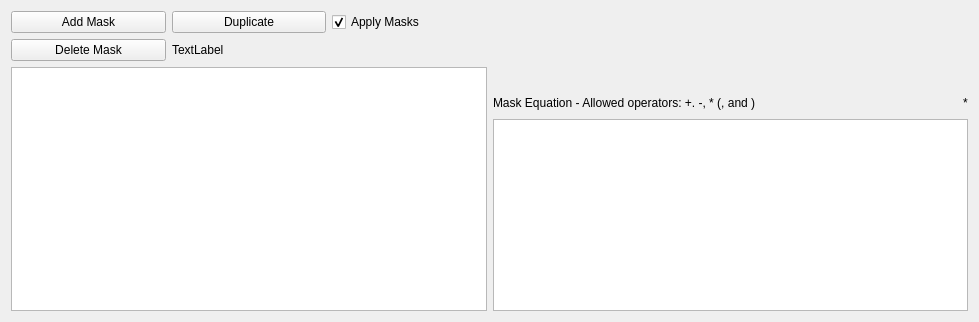
<?xml version="1.0" encoding="UTF-8"?>
<ui version="4.0">
 <class>Form</class>
 <widget class="QWidget" name="Form">
  <property name="geometry">
   <rect>
    <x>0</x>
    <y>0</y>
    <width>979</width>
    <height>322</height>
   </rect>
  </property>
  <property name="windowTitle">
   <string>Form</string>
  </property>
  <layout class="QGridLayout" name="gridLayout_3">
   <item row="0" column="0">
    <layout class="QGridLayout" name="gridLayout">
     <item row="1" column="0">
      <widget class="QListView" name="Mask_listView">
       <property name="alternatingRowColors">
        <bool>true</bool>
       </property>
       <property name="selectionMode">
        <enum>QAbstractItemView::ExtendedSelection</enum>
       </property>
      </widget>
     </item>
     <item row="0" column="0">
      <layout class="QGridLayout" name="gridLayout_2">
       <item row="0" column="0">
        <widget class="QPushButton" name="Mask_add_button_nonBlock">
         <property name="text">
          <string>Add Mask</string>
         </property>
        </widget>
       </item>
       <item row="0" column="1">
        <widget class="QPushButton" name="Mask_duplicate_button_nonBlock">
         <property name="text">
          <string>Duplicate</string>
         </property>
        </widget>
       </item>
       <item row="1" column="0">
        <widget class="QPushButton" name="Mask_delete_button_nonBlock">
         <property name="text">
          <string>Delete Mask</string>
         </property>
        </widget>
       </item>
       <item row="0" column="2">
        <widget class="QCheckBox" name="Mask_apply_checkbox_nonBlock">
         <property name="text">
          <string>Apply Masks</string>
         </property>
         <property name="checked">
          <bool>true</bool>
         </property>
        </widget>
       </item>
       <item row="1" column="1">
        <widget class="QLabel" name="Mask_type_label">
         <property name="text">
          <string>TextLabel</string>
         </property>
        </widget>
       </item>
      </layout>
     </item>
    </layout>
   </item>
   <item row="0" column="1">
    <layout class="QVBoxLayout" name="verticalLayout_3">
     <item>
      <spacer name="verticalSpacer">
       <property name="orientation">
        <enum>Qt::Vertical</enum>
       </property>
       <property name="sizeHint" stdset="0">
        <size>
         <width>20</width>
         <height>40</height>
        </size>
       </property>
      </spacer>
     </item>
     <item>
      <layout class="QHBoxLayout" name="horizontalLayout_3">
       <item>
        <widget class="QLabel" name="Mask_TitleLabel">
         <property name="text">
          <string>Mask Equation - Allowed operators: +. -, * (, and )</string>
         </property>
        </widget>
       </item>
       <item>
        <spacer name="horizontalSpacer">
         <property name="orientation">
          <enum>Qt::Horizontal</enum>
         </property>
         <property name="sizeHint" stdset="0">
          <size>
           <width>40</width>
           <height>20</height>
          </size>
         </property>
        </spacer>
       </item>
       <item>
        <widget class="QLabel" name="Mask_status_label">
         <property name="text">
          <string>*</string>
         </property>
        </widget>
       </item>
      </layout>
     </item>
     <item>
      <widget class="QTextEdit" name="Mask_equation_text_edit"/>
     </item>
    </layout>
   </item>
  </layout>
 </widget>
 <tabstops>
  <tabstop>Mask_add_button_nonBlock</tabstop>
  <tabstop>Mask_duplicate_button_nonBlock</tabstop>
  <tabstop>Mask_delete_button_nonBlock</tabstop>
  <tabstop>Mask_listView</tabstop>
 </tabstops>
 <resources/>
 <connections/>
</ui>
